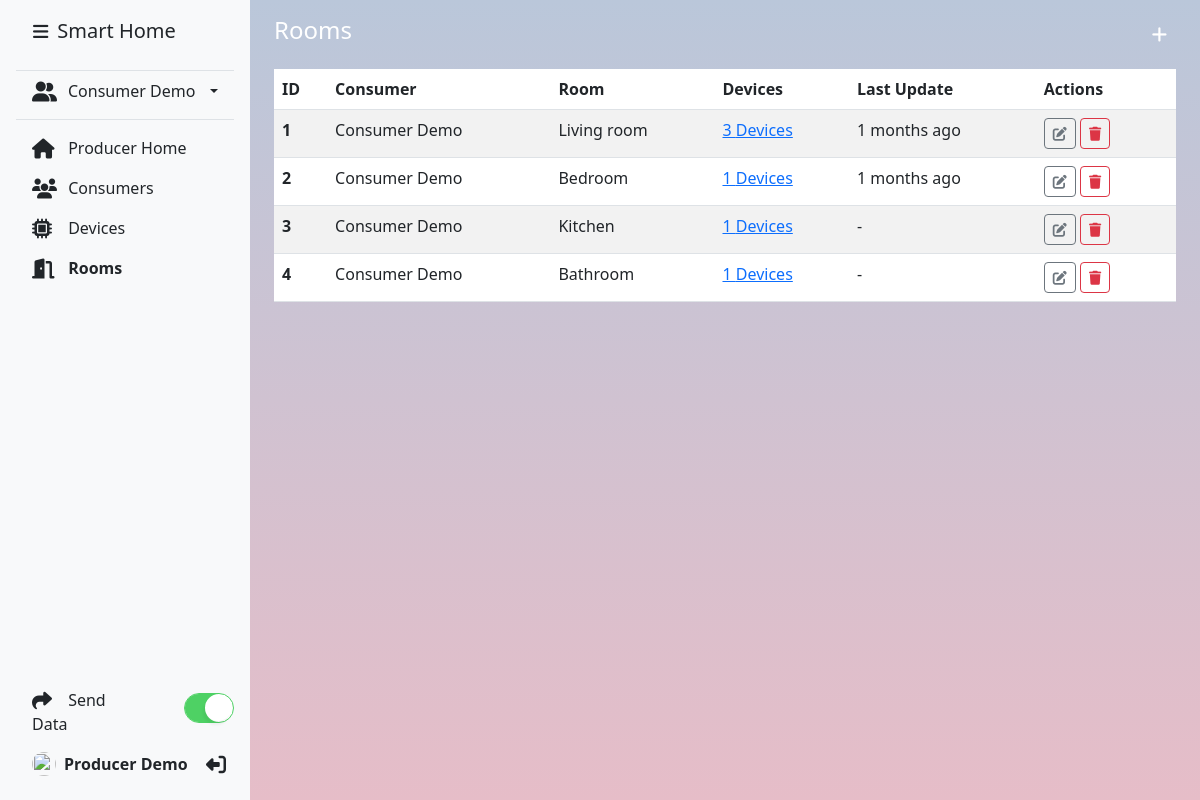
The app's page /producer_rooms.php (signed in) with its own data.
### tables this page shows
CREATE TABLE consumers (
    id INT NOT NULL AUTO_INCREMENT,
    username VARCHAR(255) NOT NULL,
    password VARCHAR(255) NOT NULL,
    name VARCHAR(255) NOT NULL,
    email VARCHAR(255) NOT NULL,
    birth_date DATE NULL DEFAULT NULL,
    settings TEXT NOT NULL DEFAULT '{}',
    deleted_at DATETIME NULL DEFAULT NULL,
    disabled_at DATETIME NULL DEFAULT NULL,
    reason VARCHAR(255) NULL DEFAULT NULL,
    PRIMARY KEY (id)
);

CREATE TABLE rooms (
    id INT NOT NULL AUTO_INCREMENT,
    name VARCHAR(255) NOT NULL,
    user_id INT NOT NULL,
    data text NOT NULL DEFAULT '{}',
    PRIMARY KEY (id)
);

CREATE TABLE logs (
    id INT NOT NULL AUTO_INCREMENT,
    user_id INT NOT NULL,
    user_type VARCHAR(255) NOT NULL DEFAULT 'consumers',
    device_id INT DEFAULT NULL,
    config_id INT DEFAULT NULL,
    action INT NOT NULL,
    created_at TIMESTAMP DEFAULT CURRENT_TIMESTAMP,
    PRIMARY KEY (id)
);

### dbconfig.php (called while the page is built, shortened)
<?php
$name = 'Smart Home';
function diffForHumans($date) {
    $diff = MYSQL_TIME - strtotime($date);
    if ($diff < 60) {
        return $diff . ' seconds ago';
    } else if ($diff < 3600) {
        return round($diff / 60) . ' minutes ago';
    } else if ($diff < 86400) {
        return round($diff / 3600) . ' hours ago';
    } else if ($diff < 604800) {
        return round($diff / 86400) . ' days ago';
    } else if ($diff < 2592000) {
        return round($diff / 604800) . ' weeks ago';
    } else if ($diff < 31536000) {
        return round($diff / 2592000) . ' months ago';
    } else {
        return round($diff / 31536000) . ' years ago';
    }
}

### producer_rooms.php (the view, shortened to what this page needs)
<?php
require_once 'dbconfig.php';
$user_id = intval($_SESSION['user']);
$stmt = $db->prepare("SELECT * FROM rooms WHERE user_id = ?");
$stmt->execute([$user_id]);
$rooms = $stmt->fetchAll(PDO::FETCH_ASSOC);
$page = 'rooms';
?>
<!DOCTYPE html>
<html lang="en">
<head>
    <link href="https://cdn.jsdelivr.net/npm/bootstrap@5.3.0/dist/css/bootstrap.min.css" rel="stylesheet"
>
    <link rel="stylesheet" href="https://cdnjs.cloudflare.com/ajax/libs/font-awesome/6.4.0/css/all.min.css"
 />
    <link href="css/app.css" rel="stylesheet">
</head>
<body>
<body <?php if(isset($_COOKIE['sidebar-toggle']) && $_COOKIE['sidebar-toggle'] == '1') { echo ' class="sidebar-toggle"'; } ?>>
    <main class="d-flex flex-nowrap">
        <?php include 'components/producerSidebar.php';?>
        <div class="d-flex flex-fill p-3 px-md-4 px-sm-2 w-100">
            <div class="dashboard w-100">
                <div class="d-flex justify-content-between align-items-center mb-3">
                    <h4 class="text-white">Rooms</h4>
                    <button class="btn btn-sm text-white" data-bs-toggle="modal" data-bs-target="#addRoomModal">
                    </button>
                </div>
                <div class="table-responsive">
                    <table class="table table-striped table-hover">
                        <thead>
                            <tr>
                                <th scope="col">ID</th>
                                <th scope="col">Consumer</th>
                                <th scope="col">Room</th>
                                <th scope="col">Devices</th>
                                <th scope="col">Last Update</th>
                                <th scope="col">Actions</th>
                            </tr>
                        </thead>
                        <tbody>
                            <tr>
                            <?php
                            if(count($rooms) > 0) {
                                foreach($rooms as $room) {
                                    $stmt = $db->prepare("SELECT * FROM consumers WHERE id = ? LIMIT 1");
                                    $stmt->setFetchMode(PDO::FETCH_ASSOC);
                                    $stmt->execute([$room['user_id']]);
                                    $consumer = $stmt->fetch();
                                    $stmt = $db->prepare("SELECT id FROM devices WHERE room_id = ?");
                                    $stmt->execute([$room['id']]);
                                    $getRoomDevices = $stmt->fetchAll(PDO::FETCH_ASSOC);
                                    $deviceCount = count($getRoomDevices);
                                    $roomDevices = [];
                                    foreach ($getRoomDevices as $device) {
                                        $roomDevices[] = $device['id'];
                                    }
                                    if (count($roomDevices) > 0) {
                                        $roomDevicesIn = str_repeat('?,', count($roomDevices) - 1) . '?';
                                        $stmt = $db->prepare("SELECT * FROM logs WHERE device_id IN (" . $roomDevicesIn . ") ORDER BY id DESC LIMIT 1");
                                        $stmt->setFetchMode(PDO::FETCH_ASSOC);
                                        $stmt->execute($roomDevices);
                                        $lastUpdate = $stmt->fetch();
                                        if($lastUpdate) {
                                            $lastUpdate = diffForHumans($lastUpdate['created_at']);
                                        } else {
                                            $lastUpdate = '-';
                                        }
                                    } else {
                                        $lastUpdate = '-';
                                    }
                                    ?>
                                <th scope="row"><?php echo $room['id']; ?></th>
                                <td><?php echo $consumer['name']; ?></td>
                                <td><?php echo $room['name']; ?></td>
                                <td><a href="producer_devices.php?room=<?php echo $room['id']; ?>"><?php echo $deviceCount; ?> Devices</a></td>
                                <td><?php echo $lastUpdate; ?></td>
                                <td style="min-width: 90px;">
                                    <a href="#editRoomModal" class="btn btn-sm btn-outline-secondary edit-room-btn" data-id="<?php echo $room['id']; ?>" data-bs-toggle="tooltip" data-bs-placement="top" title="Edit">
                                        <i class="fas fa-edit"></i>
                                    </a>
                                    <a href="?delete=<?php echo $room['id']; ?>" class="btn btn-sm btn-outline-danger btn-delete" data-bs-toggle="tooltip" data-bs-placement="top" title="Delete">
                                        <i class="fas fa-trash"></i>
                                    </a>
                                </td>
                            </tr>
                            <?php
                                }
                            } else {
                            ?>
                            <td colspan="6" class="text-center">No rooms found.</td>
                            <?php
                            }
                            ?>
                        </tbody>
                    </table>
                </div>
            </div>
        </div>
    </main>
</body>
</html>

### components/producerSidebar.php (shortened to what this page needs)
<?php
$user_id = intval($_SESSION['user']);
if(!isset($room_ids)) {
    $stmt = $db->prepare("SELECT * FROM rooms WHERE user_id = ?");
    $stmt->execute([$user_id]);
    $rooms = $stmt->fetchAll(PDO::FETCH_ASSOC);
    $room_ids = [];
    foreach($rooms as $room) {
        $room['data'] = json_decode($room['data'], true);
        $room_ids[$room['id']] = [
            'temperature' => $room['data']['temperature'] ?? rand(18, 35),
            'humidity' => $room['data']['humidity'] ?? rand(30, 80),
        ];
    }
    $room_ids = json_encode($room_ids);
}
$stmt = $db->prepare("SELECT * FROM consumers WHERE deleted_at IS NULL");
$stmt->execute();
$get_consumers = $stmt->fetchAll(PDO::FETCH_ASSOC);
$consumers = [];
foreach($get_consumers as $consumer) {
    $consumers[$consumer['id']] = $consumer;
}
?>
<div class="d-flex flex-column flex-shrink-0 p-3 text-bg-light sidebar">
    <div class="d-flex align-items-center mb-3 mb-md-0 px-md-3">
        <button class="btn btn-sm p-0 m-0" id="sidebarToggle" type="button">
        </button>
        <a href="producer.php" class="fs-5 text-dark text-decoration-none ms-2"><?php echo $name; ?></a>
    </div>
    <nav class="d-flex flex-column flex-fill">
        <br>
        <ul class="nav nav-pills flex-column mb-auto">
            <li class="nav-item dropdown border-top border-bottom mb-2 pb-2">
                <a href="#" class="nav-link text-dark d-flex justify-content-betsween align-items-center dropdown-toggle" id="dropdownMenuButton1" data-bs-toggle="dropdown" aria-expanded="false">
                    <i class="fas fa-user-friends fa-lg me-2"></i>
                    <span class="text-truncate me-auto ms-1"><?php echo ($user_id && isset($consumers[$user_id]['name'])) ? $consumers[$user_id]['name'] : 'Select Consumer'; ?></span>
                </a>
            </li>
            <li class="nav-item">
                <a href="producer.php" class="nav-link text-dark<?php echo $page == 'myhome' ? ' fw-bold' : ''; ?>">
                    <i class="fas fa-home fa-lg me-2"></i>
                    <span>Producer Home</span>
                </a>
            </li>
            <li class="nav-item">
                <a href="producer_consumers.php" class="nav-link text-dark<?php echo $page == 'consumers' ? ' fw-bold' : ''; ?>">
                    <i class="fas fa-users fa-lg me-2"></i>
                    <span>Consumers</span>
                </a>
            </li>
            <li class="nav-item">
                <a href="producer_devices.php" class="nav-link text-dark<?php echo $page == 'devices' ? ' fw-bold' : ''; ?>">
                    <i class="fas fa-microchip fa-lg me-2"></i>
                    <span>Devices</span>
                </a>
            </li>
            <li class="nav-item">
                <a href="producer_rooms.php" class="nav-link text-dark<?php echo $page == 'rooms' ? ' fw-bold' : ''; ?>">
                    <i class="fas fa-door-open fa-lg me-2"></i>
                    <span>Rooms</span>
                </a>
            </li>
        </ul>
        <div class="dropdown">
            <ul class="nav nav-pills flex-column mb-auto">
                <li class="nav-item d-flex align-items-center">
                    <a href="#" class="nav-link text-dark send-data-btn" data-id="<?php echo $user_id; ?>" data-rooms="<?php echo htmlentities($room_ids); ?>">
                        <i class="fas fa-share fa-lg me-2"></i>
                        <span>Send Data</span>
                    </a>
                    <span class="sensor-toggler fs-5"><input type="checkbox" class="apple-switch ms-4" <?php echo (isset($_COOKIE['sensor-disabled']) && $_COOKIE['sensor-disabled'] == '1') ? '' : 'checked'; ?>></span>
                </li>
                <li class="nav-item d-flex align-items-center">
                    <a href="#" class="nav-link d-flex align-items-center text-dark text-decoration-none">
                        <img src="https://avatars.githubusercontent.com/u/128895754?v=4" alt="" width="24"
                            height="24" class="rounded-circle me-2">
                        <strong><?php echo $_SESSION['name']; ?></strong>
                    </a>
                    <a href="?logout=true" class="text-dark ms-auto me-2">
                        <i class="fas fa-sign-out-alt fa-lg fa-flip-horizontal"></i>
                    </a>
                </li>
            </ul>
        </div>
    </nav>
</div>

### css/app.css (style rules this page uses)
body { min-height: 100vh; background: #b1bccf; }
html { min-height: 100vh; }
main { padding-left: 250px; min-height: 100vh; max-width: 100%; background: #b1bccf; background: linear-gradient(#bac7da, #e6bdc8); overflow-x: hidden; }
.btn { cursor: pointer; }
input.apple-switch { position: relative; appearance: none; outline: none; width: 50px; height: 30px; background-color: #fff; border: 1px solid #D9DADC; border-radius: 50px; box-shadow: inset -20px 0 0 0 #fff; cursor: pointer; }
input.apple-switch:after { content: ""; position: absolute; top: 1px; left: 1px; background: transparent; width: 26px; height: 26px; border-radius: 50%; box-shadow: 2px 4px 6px rgba(0, 0, 0, 0.2); }
input.apple-switch:checked { box-shadow: inset 20px 0 0 0 #4ed164; border-color: #4ed164; }
input.apple-switch:checked:after { left: 20px; box-shadow: -2px 4px 3px rgba(0, 0, 0, 0.05); }
.dropdown-toggle { outline: 0; }
.sidebar { width: 250px; position: fixed; left: 0; top: 0; bottom: 0; z-index: 1000; }
.sidebar .nav-item .nav-link i { width: 24px; }

### records on screen
consumers: name "Consumer Demo"
rooms: id "1", user.name "Consumer Demo", name "Living room", deviceCount "3", logs.created_at "1 months ago"
rooms: id "2", user.name "Consumer Demo", name "Bedroom", deviceCount "1", logs.created_at "1 months ago"
rooms: id "3", user.name "Consumer Demo", name "Kitchen", deviceCount "1", lastUpdate "-"
rooms: id "4", user.name "Consumer Demo", name "Bathroom", deviceCount "1", lastUpdate "-"

### other values on screen
$name "Smart Home"
$_SESSION['name'] "Producer Demo"
